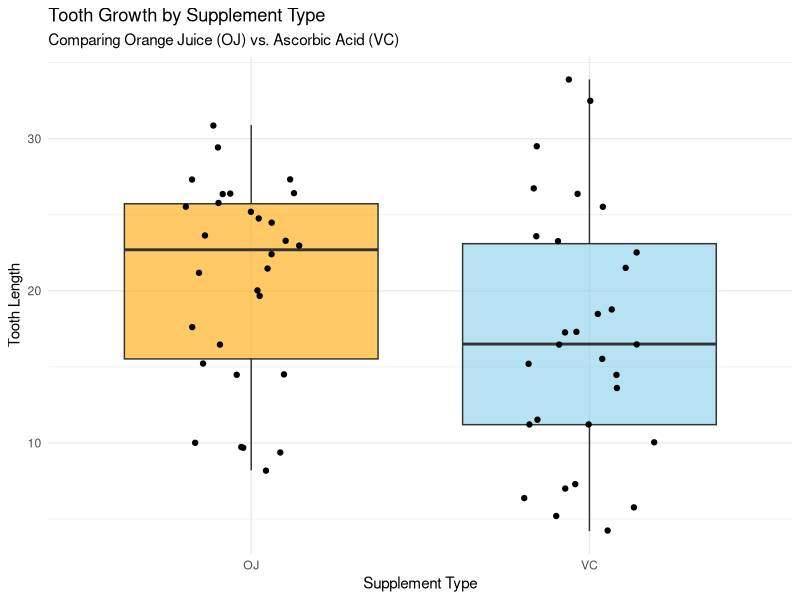

This chart was generated by the following R code:
# independent groups - comparing two separate groups

# We will use the built-in 'ToothGrowth' dataset.
# magine we are testing a vitamin supplement for its effect on tooth growth. We have two independent groups of subjects: one group receives orange juice (OJ) and the other receives ascorbic acid (VC). The subjects are not related.
# OJ = orange juice
# VC = ascorbic acid (VC)

# Load and inspect the data
data(ToothGrowth)
head(ToothGrowth)
table(ToothGrowth$supp, ToothGrowth$dose)
colnames(ToothGrowth)

# whether there is a tooth length differences between supplement method? -> two sample t-test

##### It's very important to do a variance test before t-test -> to check the variance from 2 groups are equal or not equal !!!!!
# if the variances are equal -> use Student's t-test
# if the variances are not equal -> use Welch's t-test

# BUT! before that, you need to perform a variance test
# a variance test is to test variations between tge two groups
# first of all, test the variances of these two groups
var.test(len ~ supp, data = ToothGrowth)

#         F test to compare two variances

# data:  len by supp
# F = 0.6386, num df = 29, denom df = 29, p-value = 0.2331
# alternative hypothesis: true ratio of variances is not equal to 1
# 95 percent confidence interval:
#  0.3039488 1.3416857
# sample estimates:
# ratio of variances
#          0.6385951

## p-value = 0.2231: This P-value is greater than 0.05.
# That means the variances are equal between these two groups.

# Two-sample t-test assumption:
# H0: There is no difference in mean tooth growth between the OJ and VC groups.
# Ha: There is a difference.

# The formula is the same, but we set paired = FALSE (which is the default)
independent_test_result <- t.test(len ~ supp, data = ToothGrowth, var.equal = TRUE)
print(independent_test_result)

##
##  Two Sample t-test
##
## data:  len by supp
## t = 1.9153, df = 58, p-value = 0.06039
## alternative hypothesis: true difference in means between group OJ and group VC is not equal to 0
## 95 percent confidence interval:
##  -0.1670064  7.5670064
## sample estimates:
## mean in group OJ mean in group VC
##         20.66333         16.96333

#### How to Interpret the R Output:
# p-value = 0.06063: This p-value is greater than 0.05.
# Conclusion: We fail to reject the null hypothesis. We do not have statistically significant evidence to conclude that there is a difference in mean tooth growth between the OJ and VC supplements.

# Create the plot
library(ggplot2)
ggplot(ToothGrowth, aes(x = supp, y = len, fill = supp)) +

    # 1. Add boxplots to summarize the distributions
    # We make them slightly transparent with alpha
    geom_boxplot(alpha = 0.6) +

    # 2. Add the individual data points with a bit of horizontal "jitter"
    # This helps us see the raw data and the sample size
    geom_jitter(width = 0.2, color = "black", size = 1.5) +

    # 3. Add labels and a title
    labs(
        title = "Tooth Growth by Supplement Type",
        subtitle = "Comparing Orange Juice (OJ) vs. Ascorbic Acid (VC)",
        x = "Supplement Type",
        y = "Tooth Length"
    ) +

    # 4. Use a clean theme and customize colors
    theme_minimal() +
    scale_fill_manual(values = c("OJ" = "orange", "VC" = "skyblue")) +

    # 5. Remove the legend since the x-axis is already labeled
    guides(fill = "none")

# from the graph we can saw that drinking orange juice will have effect to the length of teeth more than VC -> see from the graph that mean of OJ is greater

# if you think who take the orange juice will hage longer tooth
t.test(len ~ supp, data = ToothGrowth, var.equal = TRUE, alternative="greater")
#p-value = 0.0302 < 0.05
# it means we failed to reject alternatives hypothesis, that mean take OJ will have longer tooth.

# suggestion: use two-sided if you don't know the assumptions